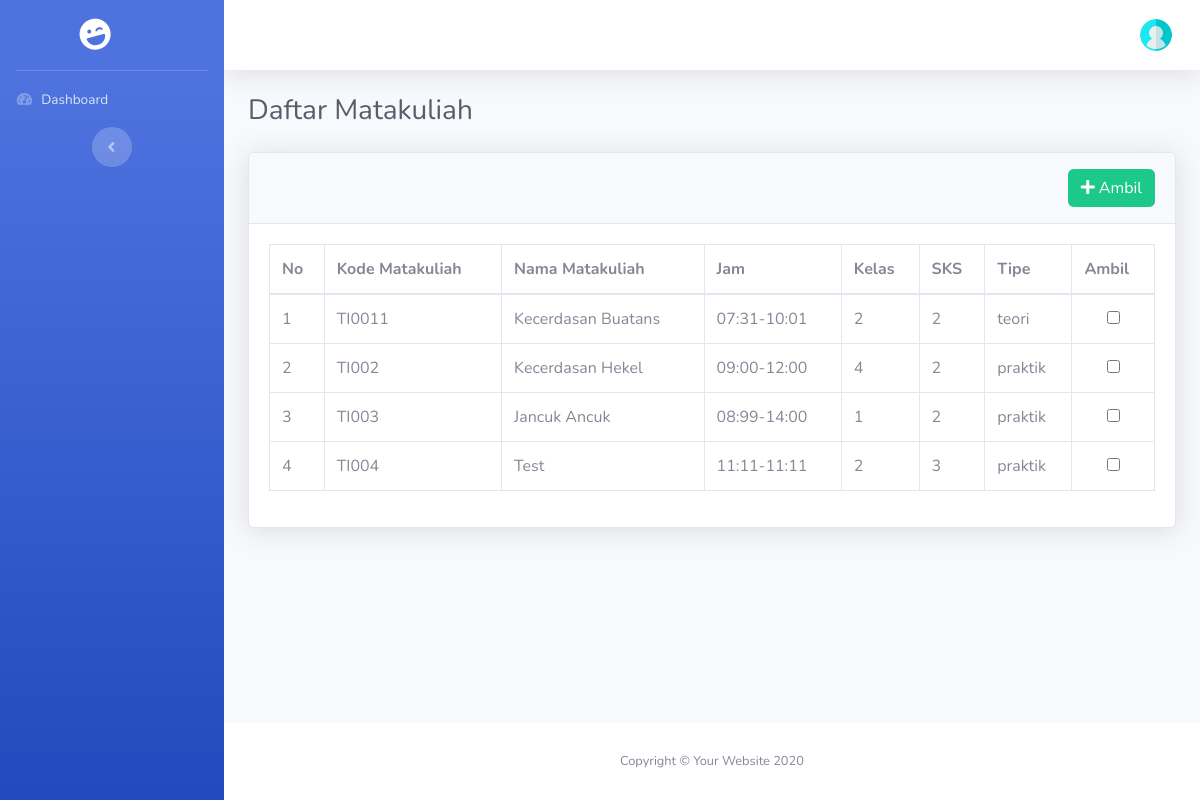
/index.php/mahasiswa/daftar_matakuliah, run on an earlier commit of the app's database.
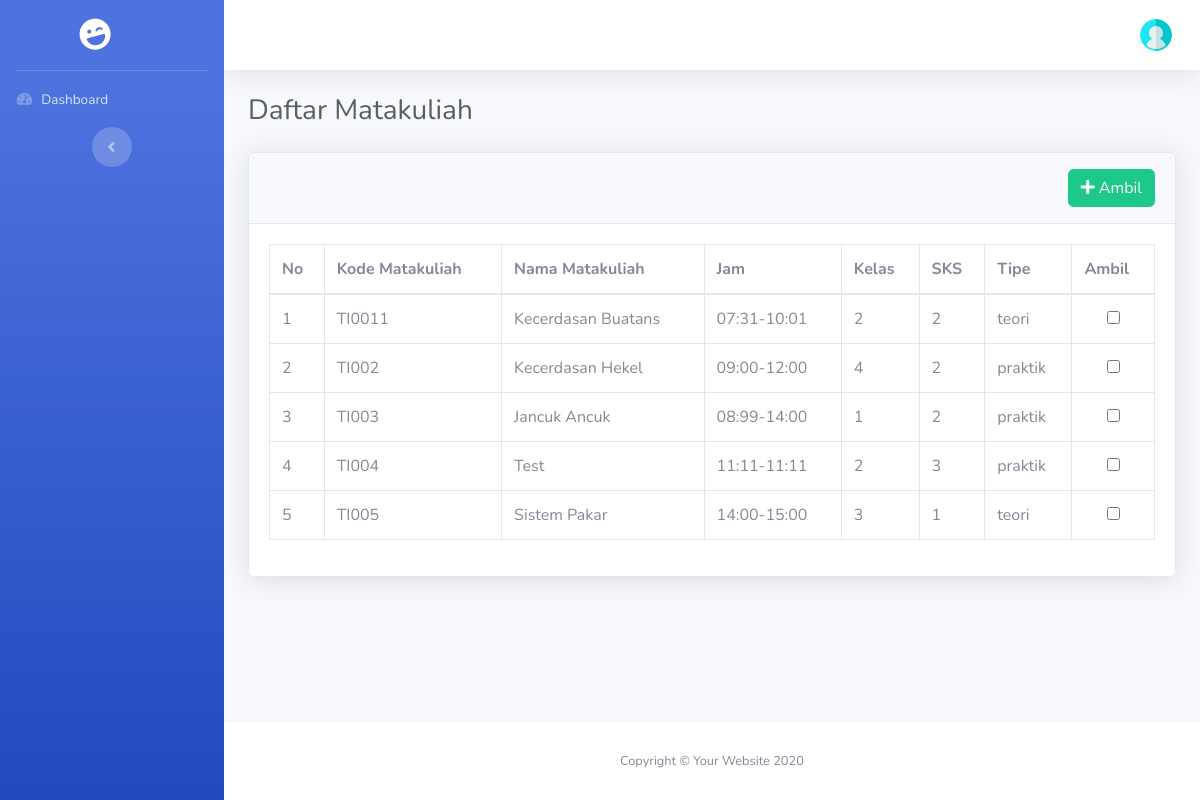
And on a later commit of the database.
### tables this page shows
CREATE TABLE `matakuliah` (
  `id` bigint(20) NOT NULL,
  `kode_matkul` varchar(255) NOT NULL,
  `nama` varchar(255) NOT NULL,
  `status` enum('aktif','tidak') NOT NULL,
  `jam_mulai` varchar(20) NOT NULL,
  `jam_selesai` varchar(20) NOT NULL,
  `kelas` int(11) NOT NULL,
  `sks` int(11) NOT NULL,
  `tipe` enum('teori','praktik','praktikum') NOT NULL,
  `semester` enum('ganjil','genap') NOT NULL
);

### application/controllers/Mahasiswa.php (called while the page is built, shortened)
<?php
class Mahasiswa extends CI_Controller
{
    function __construct()
    {
        $this->load->Model('M_mahasiswa','mod');
    }
    public function daftar_matakuliah()
    {
        $data['halaman']    = "Data Matakuliah";
        $data['matkul']     = $this->mod->m_get_matkul_belum_diambil($post);
        $this->load->view('head.php', $data);
        $this->load->view('sidebar.php');
        $this->load->view('header.php');
        $this->load->view('mahasiswa/daftar_matakuliah.php',$data);
        $this->load->view('footer.php');
    }
}

### index.php (called while the page is built, shortened)
<?php
require_once BASEPATH.'core/CodeIgniter.php';

### application/models/M_mahasiswa.php (called while the page is built, shortened)
<?php
Class M_mahasiswa extends CI_Model
{
    public function m_get_matkul_diambil()
    {
        $this->db->select("a.id, b.id AS id_matkul, b.kode_matkul, b.nama, b.jam_mulai, b.jam_selesai, b.kelas, b.sks, b.tipe")
            ->from('matakuliah_diambil AS a')
            ->join('matakuliah AS b', 'b.id = a.id_matakuliah', 'left')
            ->where("id_mahasiswa", $this->session->userdata('mhs_id'));
        $query = $this->db->get_compiled_select();
        $data  = $this->db->query($query)->result_array();
        return $data;
    }
    public function m_get_matkul_belum_diambil($id)
    {
        $this->db->select()
                ->from('matakuliah')
                ->where_not_in('id', $id);
        $query = $this->db->get_compiled_select();
        $data  = $this->db->query($query)->result_array();
        return $data;
    }
}

### application/views/mahasiswa/daftar_matakuliah.php (the view)
<div class="container-fluid">
    <h1 class="h3 mb-4 text-gray-800">Daftar Matakuliah</h1>
    <?php echo form_open('mahasiswa/ambil_matkul');?>
        <div class="card shadow mb-4">
            <div class="card-header py-3">
                <button type="submit" class="btn btn-success float-right"><i class="fas fa-plus"></i>&nbsp;Ambil</button>
            </div>
            <div class="card-body">
                <div class="table-responsive">
                    <table class="table table-bordered"  width="100%" cellspacing="0">
                        <thead>
                            <tr>
                                <th>No</th>
                                <th>Kode Matakuliah</th>
                                <th>Nama Matakuliah</th>
                                <th>Jam</th>
                                <th>Kelas</th>
                                <th>SKS</th>
                                <th>Tipe</th>
                                <th>Ambil</th>
                            </tr>
                        </thead>
                        <tbody>
                            <?php
                                $i = 1;
                                foreach($matkul as $mat):?>
                                <tr>
                                    <td><?php echo $i;?></td>
                                    <td><?php echo $mat['kode_matkul'];?></td>
                                    <td><?php echo $mat['nama'];?></td>
                                    <td><?php echo $mat['jam_mulai']."-".$mat['jam_selesai'];?></td>
                                    <td><?php echo $mat['kelas'];?></td>
                                    <td><?php echo $mat['sks'];?></td>
                                    <td><?php echo $mat['tipe'];?></td>
                                    <td class="text-center"><input type="checkbox" name="matkul_pilih[]" value="<?php echo $mat['id'];?>"></td>
                                </tr>
                            <?php
                                $i++;
                                endforeach;?>
                        </tbody>
                    </table>
                </div>
            </div>
        </div>
    <?php echo form_close();?>
</div>

### application/views/head.php (shortened to what this page needs)
<!DOCTYPE html>
<html lang="en">
<head>
    <link href="<?php echo base_url('assets/')?>vendor/fontawesome-free/css/all.min.css" rel="stylesheet" type="text/css">
    <link rel="stylesheet" href="<?php echo base_url('assets/')?>vendor/jquery-ui/jquery-ui.min.css">
    <link rel="stylesheet" href="<?php echo base_url('assets/')?>vendor/jquery-ui/jquery-ui.theme.min.css">
    <link href="<?php echo base_url('assets/')?>css/sb-admin-2.min.css" rel="stylesheet">
    <link href="<?php echo base_url('assets/')?>css/mycss.css" rel="stylesheet">
</head>
<body id="page-top">
    <div id="wrapper">

### application/views/sidebar.php (shortened to what this page needs)
<ul class="navbar-nav bg-gradient-primary sidebar sidebar-dark accordion" id="accordionSidebar">
    <a class="sidebar-brand d-flex align-items-center justify-content-center" href="index.html">
        <div class="sidebar-brand-icon rotate-n-15">
            <i class="fas fa-laugh-wink"></i>
        </div>
    </a>
    <hr class="sidebar-divider my-0">
    <li class="nav-item <?php if($this->uri->segment(1)=="dashboard"){ echo "active"; }?>">
        <a class="nav-link" href="<?php echo base_url('dashboard')?>">
            <i class="fas fa-fw fa-tachometer-alt"></i>
            <span>Dashboard</span>
        </a>
    </li>
<div class="text-center d-none d-md-inline">
    <button class="rounded-circle border-0" id="sidebarToggle"></button>
</div>
</ul>

### application/views/header.php (shortened to what this page needs)
<div id="content-wrapper" class="d-flex flex-column">
  <div id="content">
    <nav class="navbar navbar-expand navbar-light bg-white topbar mb-4 static-top shadow">
      <ul class="navbar-nav ml-auto">
        <li class="nav-item dropdown no-arrow">
          <a class="nav-link dropdown-toggle" href="#" id="userDropdown" role="button" data-toggle="dropdown" aria-haspopup="true" aria-expanded="false">
            <img class="img-profile rounded-circle" src="<?php echo base_url('assets/img/user.png')?>">
          </a>
        </li>
      </ul>
    </nav>

### application/views/footer.php (shortened to what this page needs)
            </div>
            <footer class="sticky-footer bg-white">
                <div class="container my-auto">
                <div class="copyright text-center my-auto">
                    <span>Copyright &copy; Your Website <?php echo date("Y")?></span>
                </div>
                </div>
            </footer>
        </div>
    </div>
</body>
</html>

What changed in the data, as far as the page shows it:
added matakuliah: kode_matkul "TI005", nama "Sistem Pakar", jam_mulai "14:00", jam_selesai "15:00", kelas "3", sks "1", tipe "teori"
